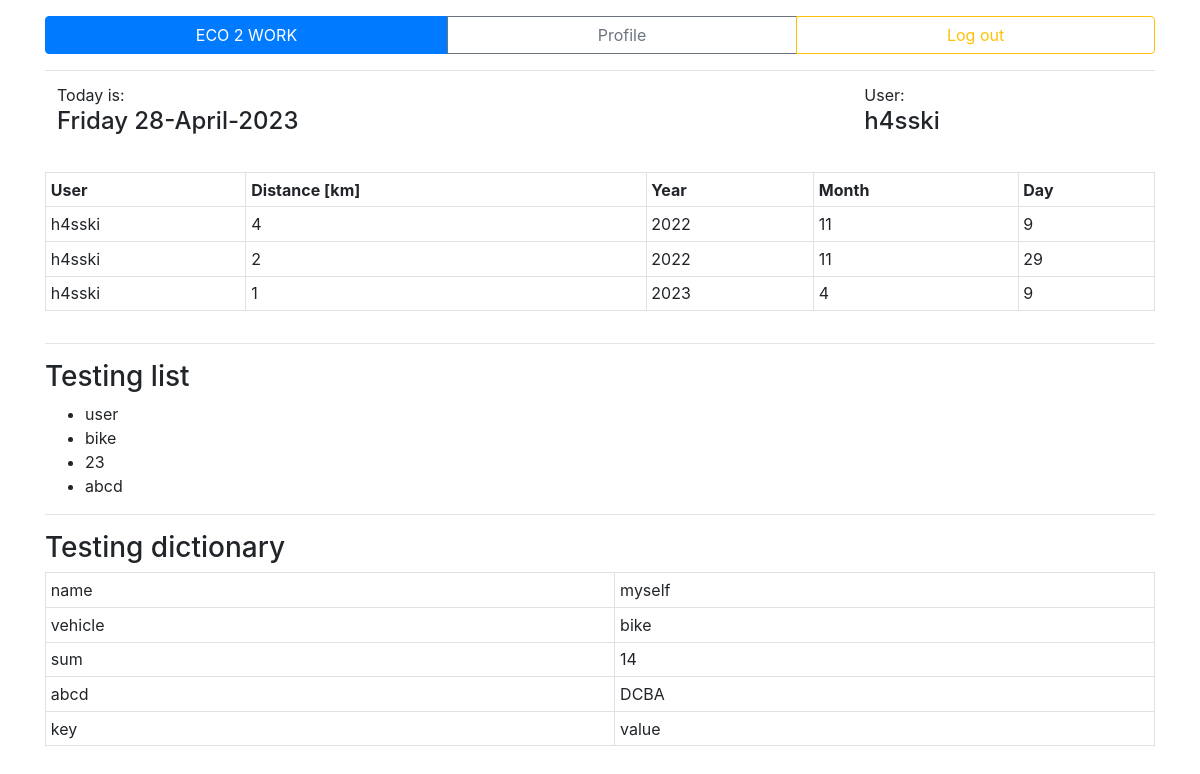
The app's page /profile/ (signed in), older data.
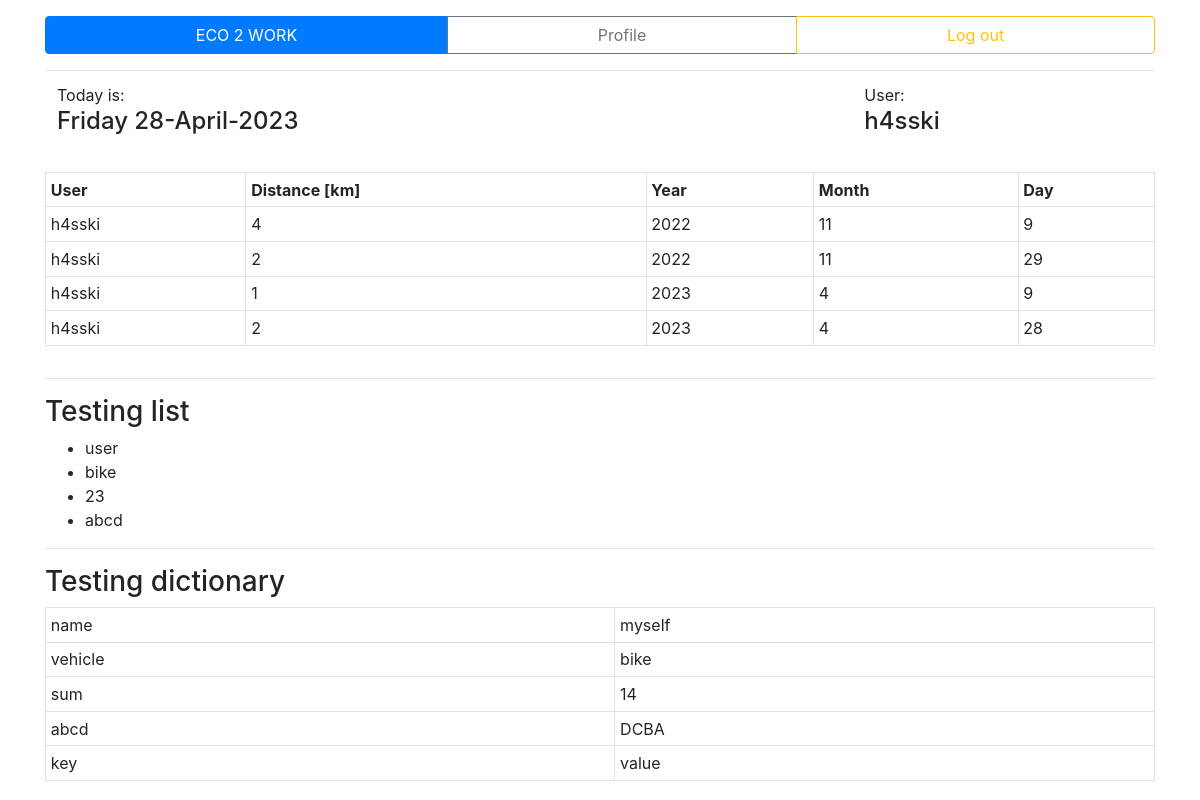
The same page, newer data.
### e2w_app/models.py (models this page shows)
class Activity(models.Model):
    ACTIVITY_VEHICLE_CHOICES = [
        ('foot', 'foot'),
        ('bike', 'bike'),
        ('scooter', 'scooter'),
        ]
    __tablename__ = 'activity'
    user = models.ForeignKey(User, on_delete=models.CASCADE, null=False)
    distance = models.PositiveIntegerField()
    vehicle = models.CharField(
        max_length=100,
        choices=ACTIVITY_VEHICLE_CHOICES,
        default=ACTIVITY_VEHICLE_CHOICES[1][0]
        )
    date = models.DateField()
    time_create = models.DateTimeField(auto_now_add=True)
    time_update = models.DateTimeField(auto_now=True)
    def __str__(self):
        return f'{self.user.username} {self.distance}km {self.date}'

### e2w_app/views.py (the view)
# urls.py: path('profile/', views.profile_view, name='profile_view'),
@login_required(login_url='login_view')
def profile_view(request):
    if not request.user.is_authenticated:
        return redirect('index')
    today = date.today()
    user_active = request.user
    user_activities = Activity.objects.filter(user=user_active).order_by('date')
    u = Activity.objects.filter(user=user_active)
    print(u)
    testing_list = ['user', 'bike', 23, 'abcd']
    testing_dictionary = {
        'name': 'myself',
        'vehicle': 'bike',
        'sum': 14,
        'abcd': 'DCBA',
        'key': 'value',
    }
    context = {
        'today': today,
        'user_active': user_active,
        'user_activities': user_activities,
        'u': u,
        'testing_dictionary': testing_dictionary,
        'testing_list': testing_list,
    }
    return render(request, 'profile.html', context)

### e2w_app/templates/profile.html (shortened to what this page needs)
{% extends 'base.html' %}
{% block content %}
<div>
    <table class="table">
        <tr>
            <td>Today is: <h4>{{ today|date:"l d-F-Y" }}</h4></td>
            <td>User: <h4>{{ user_active }}</h4></td>
        </tr>
    </table>
</div>
<div class="table-responsive">
    <table class="table table-sm table-bordered">
        <tr>
            <th>User</th>
            <th>Distance [km]</th>
            <th>Year</th>
            <th>Month</th>
            <th>Day</th>
        </tr>
        {% for a in user_activities %}
            <tr>
                <td>{{ a.user }}</td>
                <td>{{ a.distance }}</td>
                <td>{{ a.date.year }}</td>
                <td>{{ a.date.month }}</td>
                <td>{{ a.date.day }}</td>
            </tr>
        {% endfor %}
    </table>
</div>
<hr/>
<div>
    <h3>Testing list</h3>
    <ul>
        {% for element in testing_list %}
            <li>{{element}}</li>
        {% endfor %}
    </ul>
</div>
<hr/>
<div>
    <h3>Testing dictionary</h3>
    <table class="table table-bordered table-sm">
        {% for key, value in testing_dictionary.items %}
            <tr>
                <td>{{ key }}</td>
                <td>{{ value }}</td>
            </tr>
        {% endfor %}
    </table>
</div>
{% endblock %}

Row changes from the older to the newer data that the page shows:
added Activity: user "h4sski", distance "2", date.year "2023", date.month "4", date.day "28"
